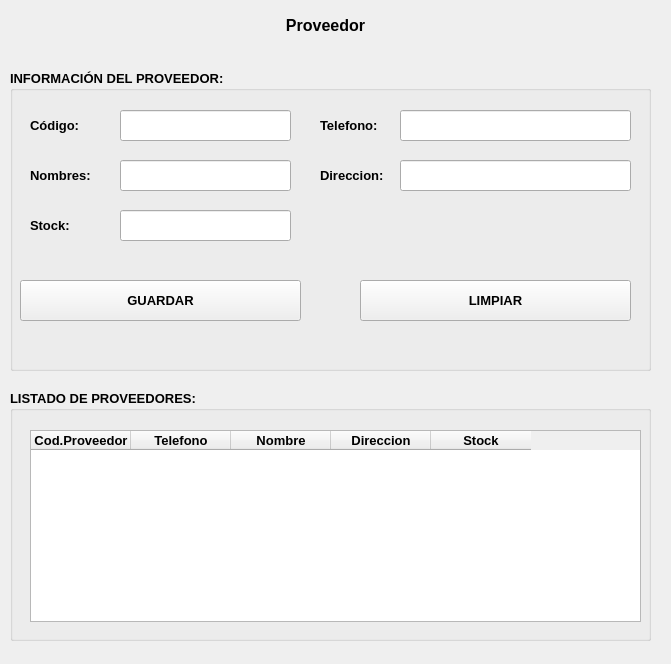
<?xml version="1.0" encoding="UTF-8"?>
<ui version="4.0">
 <class>MainWindow</class>
 <widget class="QMainWindow" name="MainWindow">
  <property name="geometry">
   <rect>
    <x>0</x>
    <y>0</y>
    <width>671</width>
    <height>664</height>
   </rect>
  </property>
  <property name="windowTitle">
   <string>MainWindow</string>
  </property>
  <widget class="QWidget" name="centralwidget">
   <widget class="QGroupBox" name="groupBox">
    <property name="geometry">
     <rect>
      <x>10</x>
      <y>70</y>
      <width>641</width>
      <height>301</height>
     </rect>
    </property>
    <property name="font">
     <font>
      <pointsize>10</pointsize>
      <weight>75</weight>
      <bold>true</bold>
     </font>
    </property>
    <property name="title">
     <string>INFORMACIÓN DEL PROVEEDOR:</string>
    </property>
    <widget class="QLabel" name="label_2">
     <property name="geometry">
      <rect>
       <x>20</x>
       <y>40</y>
       <width>81</width>
       <height>31</height>
      </rect>
     </property>
     <property name="text">
      <string>Código:</string>
     </property>
    </widget>
    <widget class="QLabel" name="label_3">
     <property name="geometry">
      <rect>
       <x>20</x>
       <y>90</y>
       <width>71</width>
       <height>31</height>
      </rect>
     </property>
     <property name="text">
      <string>Nombres:</string>
     </property>
    </widget>
    <widget class="QLineEdit" name="txtTelefono">
     <property name="geometry">
      <rect>
       <x>390</x>
       <y>40</y>
       <width>231</width>
       <height>31</height>
      </rect>
     </property>
    </widget>
    <widget class="QLineEdit" name="txtDireccion">
     <property name="geometry">
      <rect>
       <x>390</x>
       <y>90</y>
       <width>231</width>
       <height>31</height>
      </rect>
     </property>
    </widget>
    <widget class="QLabel" name="label_5">
     <property name="geometry">
      <rect>
       <x>310</x>
       <y>90</y>
       <width>71</width>
       <height>31</height>
      </rect>
     </property>
     <property name="text">
      <string>Direccion:</string>
     </property>
    </widget>
    <widget class="QPushButton" name="btnguardar">
     <property name="geometry">
      <rect>
       <x>10</x>
       <y>210</y>
       <width>281</width>
       <height>41</height>
      </rect>
     </property>
     <property name="text">
      <string>GUARDAR</string>
     </property>
    </widget>
    <widget class="QPushButton" name="btnlimpiar">
     <property name="geometry">
      <rect>
       <x>350</x>
       <y>210</y>
       <width>271</width>
       <height>41</height>
      </rect>
     </property>
     <property name="text">
      <string>LIMPIAR</string>
     </property>
    </widget>
    <widget class="QLineEdit" name="txtCodigo">
     <property name="geometry">
      <rect>
       <x>110</x>
       <y>40</y>
       <width>171</width>
       <height>31</height>
      </rect>
     </property>
    </widget>
    <widget class="QLineEdit" name="txtNombre">
     <property name="geometry">
      <rect>
       <x>110</x>
       <y>90</y>
       <width>171</width>
       <height>31</height>
      </rect>
     </property>
    </widget>
    <widget class="QLabel" name="label_7">
     <property name="geometry">
      <rect>
       <x>310</x>
       <y>40</y>
       <width>71</width>
       <height>31</height>
      </rect>
     </property>
     <property name="text">
      <string>Telefono:</string>
     </property>
    </widget>
    <widget class="QLabel" name="label_4">
     <property name="geometry">
      <rect>
       <x>20</x>
       <y>140</y>
       <width>71</width>
       <height>31</height>
      </rect>
     </property>
     <property name="text">
      <string>Stock:</string>
     </property>
    </widget>
    <widget class="QLineEdit" name="txtStock">
     <property name="geometry">
      <rect>
       <x>110</x>
       <y>140</y>
       <width>171</width>
       <height>31</height>
      </rect>
     </property>
    </widget>
   </widget>
   <widget class="QLabel" name="label">
    <property name="geometry">
     <rect>
      <x>10</x>
      <y>10</y>
      <width>631</width>
      <height>31</height>
     </rect>
    </property>
    <property name="font">
     <font>
      <pointsize>12</pointsize>
      <weight>75</weight>
      <bold>true</bold>
     </font>
    </property>
    <property name="text">
     <string>Proveedor</string>
    </property>
    <property name="alignment">
     <set>Qt::AlignCenter</set>
    </property>
   </widget>
   <widget class="QGroupBox" name="groupBox_2">
    <property name="geometry">
     <rect>
      <x>10</x>
      <y>390</y>
      <width>641</width>
      <height>251</height>
     </rect>
    </property>
    <property name="font">
     <font>
      <pointsize>10</pointsize>
      <weight>75</weight>
      <bold>true</bold>
     </font>
    </property>
    <property name="title">
     <string>LISTADO DE PROVEEDORES:</string>
    </property>
    <widget class="QTableWidget" name="tblProveedor">
     <property name="geometry">
      <rect>
       <x>20</x>
       <y>40</y>
       <width>611</width>
       <height>192</height>
      </rect>
     </property>
     <column>
      <property name="text">
       <string>Cod.Proveedor</string>
      </property>
     </column>
     <column>
      <property name="text">
       <string>Telefono</string>
      </property>
     </column>
     <column>
      <property name="text">
       <string>Nombre</string>
      </property>
     </column>
     <column>
      <property name="text">
       <string>Direccion</string>
      </property>
     </column>
     <column>
      <property name="text">
       <string>Stock</string>
      </property>
     </column>
    </widget>
   </widget>
  </widget>
 </widget>
 <resources/>
 <connections/>
</ui>
